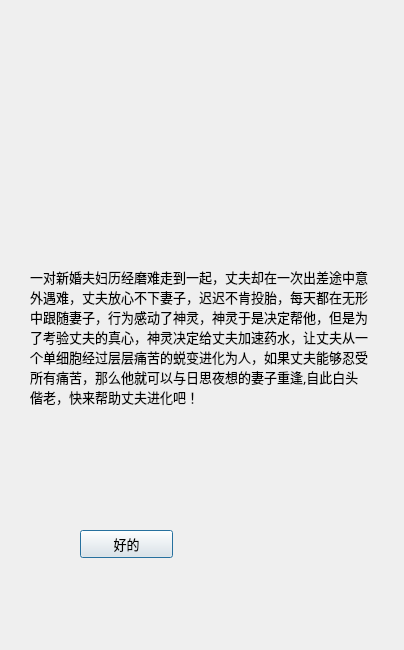
<?xml version="1.0" encoding="UTF-8"?>
<ui version="4.0">
 <class>Startup</class>
 <widget class="QDialog" name="Startup">
  <property name="geometry">
   <rect>
    <x>0</x>
    <y>0</y>
    <width>404</width>
    <height>650</height>
   </rect>
  </property>
  <property name="minimumSize">
   <size>
    <width>404</width>
    <height>650</height>
   </size>
  </property>
  <property name="maximumSize">
   <size>
    <width>404</width>
    <height>650</height>
   </size>
  </property>
  <property name="font">
   <font>
    <pointsize>14</pointsize>
   </font>
  </property>
  <property name="windowTitle">
   <string>Dialog</string>
  </property>
  <property name="styleSheet">
   <string notr="true">QDialog{border-image: url(:/image/menu.png);}</string>
  </property>
  <widget class="QLabel" name="label">
   <property name="geometry">
    <rect>
     <x>30</x>
     <y>130</y>
     <width>341</width>
     <height>431</height>
    </rect>
   </property>
   <property name="font">
    <font>
     <family>微软雅黑</family>
     <pointsize>10</pointsize>
    </font>
   </property>
   <property name="text">
    <string>一对新婚夫妇历经磨难走到一起，丈夫却在一次出差途中意外遇难，丈夫放心不下妻子，迟迟不肯投胎，每天都在无形中跟随妻子，行为感动了神灵，神灵于是决定帮他，但是为了考验丈夫的真心，神灵决定给丈夫加速药水，让丈夫从一个单细胞经过层层痛苦的蜕变进化为人，如果丈夫能够忍受所有痛苦，那么他就可以与日思夜想的妻子重逢,自此白头偕老，快来帮助丈夫进化吧！
</string>
   </property>
   <property name="textFormat">
    <enum>Qt::AutoText</enum>
   </property>
   <property name="scaledContents">
    <bool>false</bool>
   </property>
   <property name="wordWrap">
    <bool>true</bool>
   </property>
  </widget>
  <widget class="QLabel" name="label_2">
   <property name="geometry">
    <rect>
     <x>240</x>
     <y>460</y>
     <width>161</width>
     <height>141</height>
    </rect>
   </property>
   <property name="text">
    <string/>
   </property>
   <property name="pixmap">
    <pixmap>fail.gif</pixmap>
   </property>
  </widget>
  <widget class="QPushButton" name="pushButton">
   <property name="geometry">
    <rect>
     <x>80</x>
     <y>530</y>
     <width>93</width>
     <height>28</height>
    </rect>
   </property>
   <property name="font">
    <font>
     <family>微软雅黑</family>
     <pointsize>10</pointsize>
    </font>
   </property>
   <property name="text">
    <string>好的</string>
   </property>
  </widget>
 </widget>
 <resources/>
 <connections/>
</ui>
